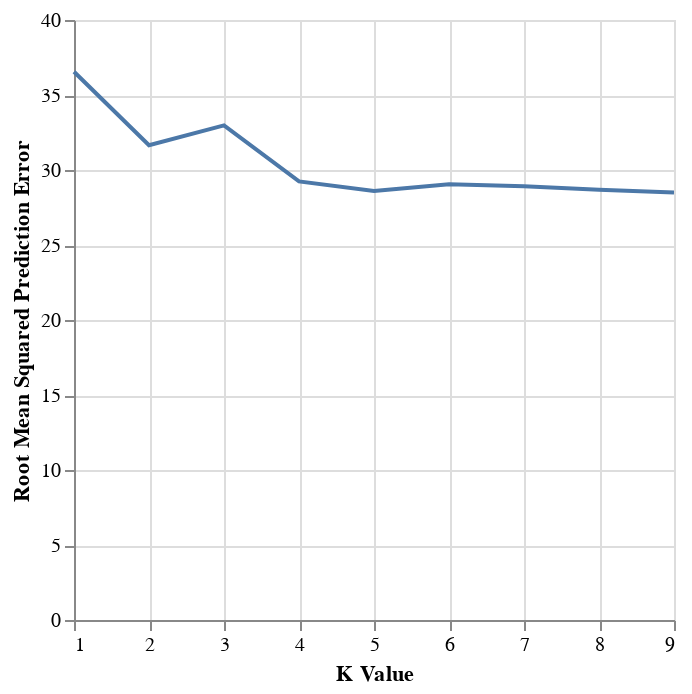

The code cell stored with this chart in its notebook:
### Code cell
#Best K graph
Optimal_K_Chart=alt.Chart(player_results).mark_line().encode(
    x=alt.X('param_kneighborsregressor__n_neighbors', title='K Value'),
    y=alt.Y('RMSPE', title='Root Mean Squared Prediction Error'))
Optimal_K_Chart

### Figure 1 — Vega-Lite specification as saved in the notebook (floating-point values rounded to 4 significant figures)
{"config": {"view": {"continuousWidth": 300, "continuousHeight": 300}}, "data": {"name": "data-06da8e5d7b3d3e09a6b2c148d881d794"}, "mark": {"type": "line"}, "encoding": {"x": {"field": "param_kneighborsregressor__n_neighbors", "title": "K Value", "type": "quantitative"}, "y": {"field": "RMSPE", "title": "Root Mean Squared Prediction Error", "type": "quantitative"}}, "$schema": "https://vega.github.io/schema/vega-lite/v5.20.1.json", "datasets": {"data-06da8e5d7b3d3e09a6b2c148d881d794": [{"mean_fit_time": 0.005275, "std_fit_time": 0.0004399, "mean_score_time": 0.003085, "std_score_time": 0.0001164, "param_kneighborsregressor__n_neighbors": 1, "params": {"kneighborsregressor__n_neighbors": 1}, "split0_test_score": -55.51, "split1_test_score": -8.642, "split2_test_score": -45.5, "mean_test_score": -36.55, "std_test_score": 20.15, "rank_test_score": 9, "RMSPE": 36.55}, {"mean_fit_time": 0.01011, "std_fit_time": 0.006806, "mean_score_time": 0.003259, "std_score_time": 0.0001848, "param_kneighborsregressor__n_neighbors": 2, "params": {"kneighborsregressor__n_neighbors": 2}, "split0_test_score": -42.61, "split1_test_score": -6.993, "split2_test_score": -45.34, "mean_test_score": -31.65, "std_test_score": 17.47, "rank_test_score": 7, "RMSPE": 31.65}, {"mean_fit_time": 0.005008, "std_fit_time": 0.000152, "mean_score_time": 0.003166, "std_score_time": 0.0002643, "param_kneighborsregressor__n_neighbors": 3, "params": {"kneighborsregressor__n_neighbors": 3}, "split0_test_score": -39.02, "split1_test_score": -19.37, "split2_test_score": -40.53, "mean_test_score": -32.97, "std_test_score": 9.639, "rank_test_score": 8, "RMSPE": 32.97}, {"mean_fit_time": 0.004961, "std_fit_time": 2.986e-05, "mean_score_time": 0.002959, "std_score_time": 4.231e-06, "param_kneighborsregressor__n_neighbors": 4, "params": {"kneighborsregressor__n_neighbors": 4}, "split0_test_score": -31.32, "split1_test_score": -14.61, "split2_test_score": -41.78, "mean_test_score": -29.24, "std_test_score": 11.19, "rank_test_score": 6, "RMSPE": 29.24}, {"mean_fit_time": 0.005321, "std_fit_time": 0.0002698, "mean_score_time": 0.003405, "std_score_time": 0.0005034, "param_kneighborsregressor__n_neighbors": 5, "params": {"kneighborsregressor__n_neighbors": 5}, "split0_test_score": -31.05, "split1_test_score": -12.13, "split2_test_score": -42.61, "mean_test_score": -28.6, "std_test_score": 12.56, "rank_test_score": 2, "RMSPE": 28.6}, {"mean_fit_time": 0.00527, "std_fit_time": 0.0002186, "mean_score_time": 0.003203, "std_score_time": 0.0001369, "param_kneighborsregressor__n_neighbors": 6, "params": {"kneighborsregressor__n_neighbors": 6}, "split0_test_score": -30.92, "split1_test_score": -12.5, "split2_test_score": -43.7, "mean_test_score": -29.04, "std_test_score": 12.81, "rank_test_score": 5, "RMSPE": 29.04}, {"mean_fit_time": 0.004954, "std_fit_time": 0.0003208, "mean_score_time": 0.003128, "std_score_time": 0.0001913, "param_kneighborsregressor__n_neighbors": 7, "params": {"kneighborsregressor__n_neighbors": 7}, "split0_test_score": -30.99, "split1_test_score": -11.73, "split2_test_score": -44.0, "mean_test_score": -28.91, "std_test_score": 13.26, "rank_test_score": 4, "RMSPE": 28.91}, {"mean_fit_time": 0.005324, "std_fit_time": 0.0002897, "mean_score_time": 0.003269, "std_score_time": 0.0002086, "param_kneighborsregressor__n_neighbors": 8, "params": {"kneighborsregressor__n_neighbors": 8}, "split0_test_score": -31.45, "split1_test_score": -10.5, "split2_test_score": -44.09, "mean_test_score": -28.68, "std_test_score": 13.85, "rank_test_score": 3, "RMSPE": 28.68}, {"mean_fit_time": 0.004904, "std_fit_time": 0.0002177, "mean_score_time": 0.003281, "std_score_time": 0.0004146, "param_kneighborsregressor__n_neighbors": 9, "params": {"kneighborsregressor__n_neighbors": 9}, "split0_test_score": -31.51, "split1_test_score": -9.979, "split2_test_score": -44.03, "mean_test_score": -28.51, "std_test_score": 14.06, "rank_test_score": 1, "RMSPE": 28.51}]}}
